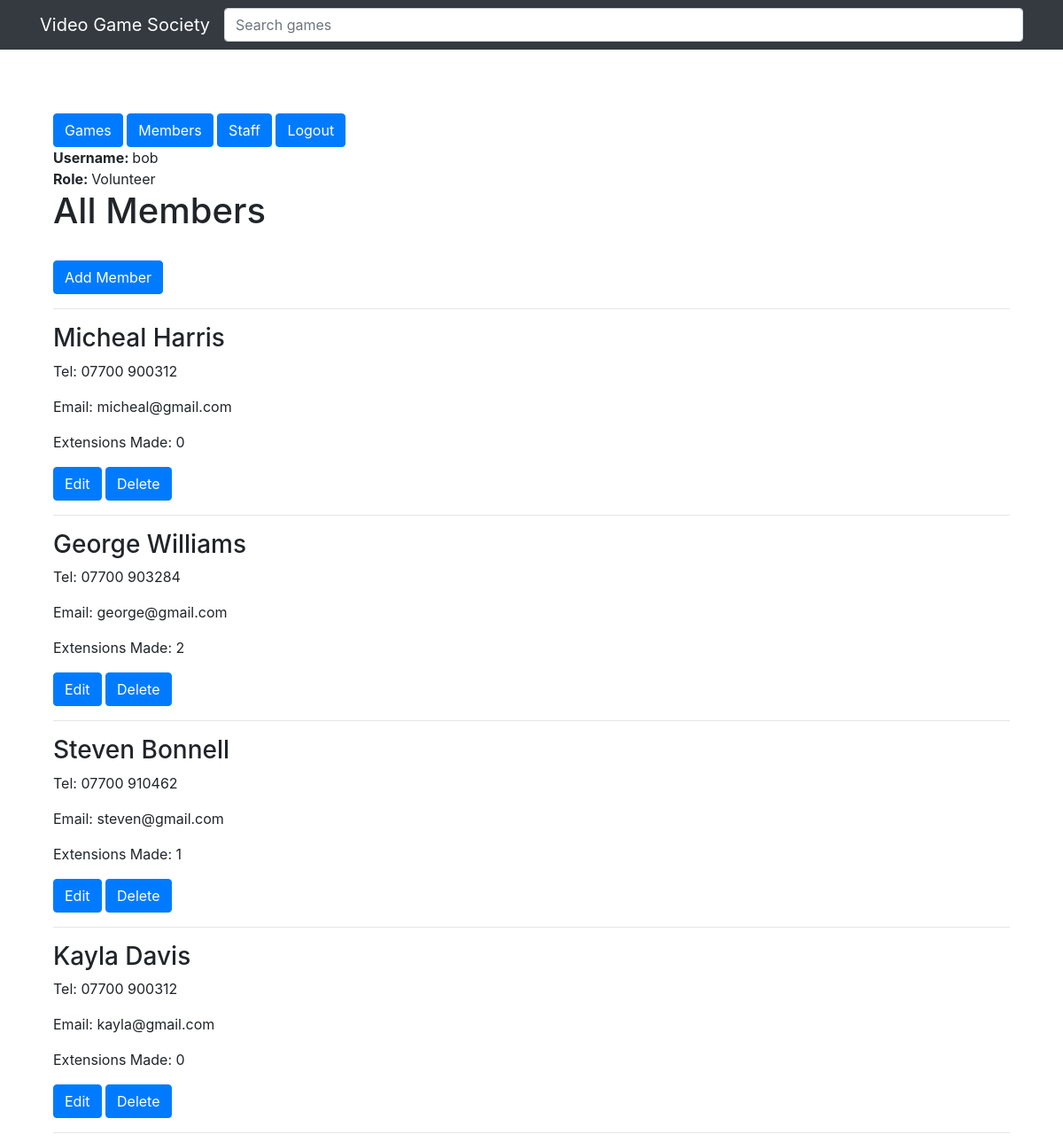
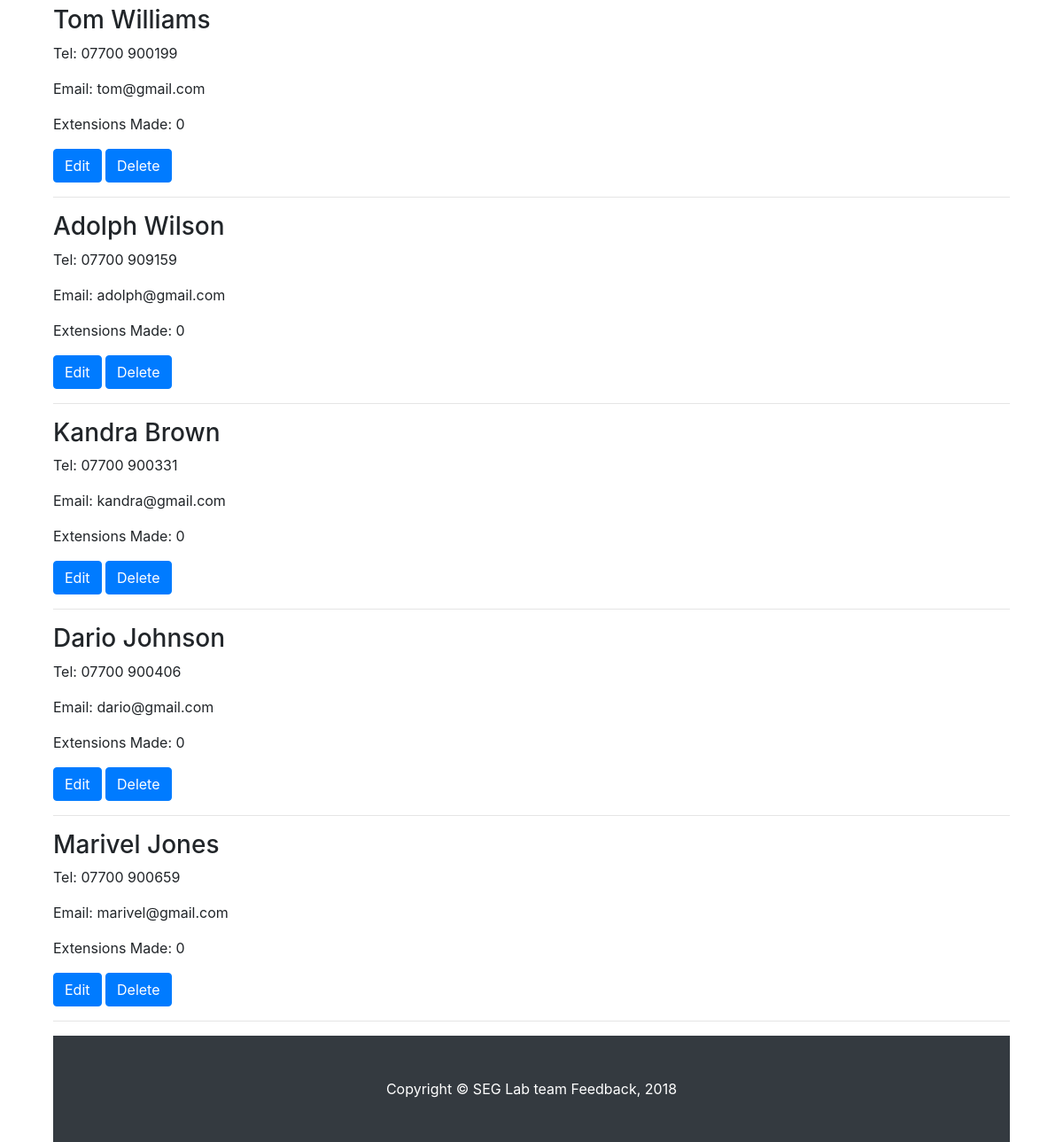
/public/members/index.php (signed in), run on the app's committed database (2 pictures, top to bottom).
### tables this page shows
CREATE TABLE Members(
                      Member_ID       INT         NOT NULL AUTO_INCREMENT,
                      Name            VARCHAR(64) NOT NULL,
                      Tel             VARCHAR(15),
                      Email           VARCHAR(254),
                      Extensions_Made INT         NOT NULL,

                      PRIMARY KEY (Member_ID)
);

### private/functions.php (called while the page is built, shortened)
<?php
function url_for($script_path) {
  if($script_path[0] != '/') {
    $script_path = "/" . $script_path;
  }
  return WWW_ROOT . $script_path;
}
function u($string="") {
  return urlencode($string);
}
function h($string="") {
  return htmlspecialchars($string);
}
?>

### private/db_functions.php (called while the page is built, shortened)
<?php
  function find_all_members() {
        global $db;
        $sql = "SELECT * FROM Members ";
        $sql .= "ORDER BY Member_ID DESC";
        $result = mysqli_query($db, $sql);
    return $result;
  }
?>

### public/members/index.php (the view, shortened to what this page needs)
<?php include(SHARED_PATH . '/header.php'); ?>
   <h1>All Members</h1>
     <div class="actions">
     <br>
        <a class="btn btn-primary" href="./new.php">Add Member</a>
    </div>
    <hr/>
    <?php $result = find_all_members();
    while($member = mysqli_fetch_assoc($result)){ ?>
      <div class="row">
        <div class="col-md-6">
          <h3><?php echo h($member['Name']); ?></h3>
          <p>Tel: <?php echo h($member['Tel']) ?></p>
          <p>Email: <?php echo h($member['Email']) ?></p>
          <p>Extensions Made: <?php echo h($member['Extensions_Made']) ?></p>
          <div>
                <a class="btn btn-primary" href="<?php echo url_for('./members/edit.php?id=' . h(u($member['Member_ID']))); ?>">Edit</a>
                <a class="btn btn-primary" href="<?php echo url_for('./members/delete.php?id=' . h(u($member['Member_ID']))); ?>">Delete</a>
         </div>
        </div>
      </div>
    <hr/>
    <?php }?>
<?php include(SHARED_PATH . '/footer.php'); ?>

### private/shared/header.php (shortened to what this page needs)
<!doctype html>
<html lang="en">
  <head>
    <link href="../../public/css/games.css" rel="stylesheet">
    <link href=" /gameList.css" rel="stylesheet">
  </head>
  <body>
    <form action="<?php echo url_for('../../VGS/public/games/index.php'); ?>" method="post">
    <nav class="navbar navbar-expand-lg navbar-dark bg-dark fixed-top">
      <div class="container">
        <a class="navbar-brand" href="../../public/games/index.php">Video Game Society</a>
            <input class="form-control" type="text" name="searchValue" placeholder="Search games" aria-label="Search">
      </div>
    </nav>
    </form>
    <div class="row">
        <div class= "col">
                <div class="actions">
                 <br><br><br>
                    <a class="btn btn-primary" href="<?php echo url_for('../../VGS/public/games/index.php'); ?>">Games</a>
                     <a class="btn btn-primary" href="<?php echo url_for('../../VGS/public/members/index.php'); ?>">Members</a>
                    <a class="btn btn-primary" href="<?php echo url_for('../../VGS/public/staff/index.php'); ?>">Staff</a>
                    <a class="btn btn-primary" href="<?php echo url_for('../../VGS/public/login.php'); ?>">Logout</a>
                </div>
        </div>
    </div>
    <b><?php echo 'Username: ';?></b>  <?php echo $_SESSION['username']; ?>
        <br>
     <b><?php echo 'Role: ';?></b>  <?php echo $_SESSION['role']; ?>
    <br>
    <body>

### private/shared/footer.php
    </body>
    <footer class="py-5 bg-dark">
      <div class="container">
        <p class="m-0 text-center text-white">Copyright &copy; SEG Lab team Feedback, 2018</p>
      </div>
    </footer>
  </body>
</html>

### public/css/gameList.css (style rules this page uses)
body { padding-top: 54px; }
@media (min-width: 992px) { body { padding-top: 56px; } }

### private/shared/header.php (style rules this page uses)
body { width:90%; margin: 0 auto; }

### data on the page
members: Name "Micheal Harris", Tel "07700 900312", Email "micheal@gmail.com", Extensions_Made "0"
members: Name "George Williams", Tel "07700 903284", Email "george@gmail.com", Extensions_Made "2"
members: Name "Steven Bonnell", Tel "07700 910462", Email "steven@gmail.com", Extensions_Made "1"
members: Name "Kayla Davis", Tel "07700 900312", Email "kayla@gmail.com", Extensions_Made "0"
members: Name "Tom Williams", Tel "07700 900199", Email "tom@gmail.com", Extensions_Made "0"
members: Name "Adolph Wilson", Tel "07700 909159", Email "adolph@gmail.com", Extensions_Made "0"
members: Name "Kandra Brown", Tel "07700 900331", Email "kandra@gmail.com", Extensions_Made "0"
members: Name "Dario Johnson", Tel "07700 900406", Email "dario@gmail.com", Extensions_Made "0"
members: Name "Marivel Jones", Tel "07700 900659", Email "marivel@gmail.com", Extensions_Made "0"

### other printed values
$_SESSION['username'] "bob"
$_SESSION['role'] "Volunteer"
